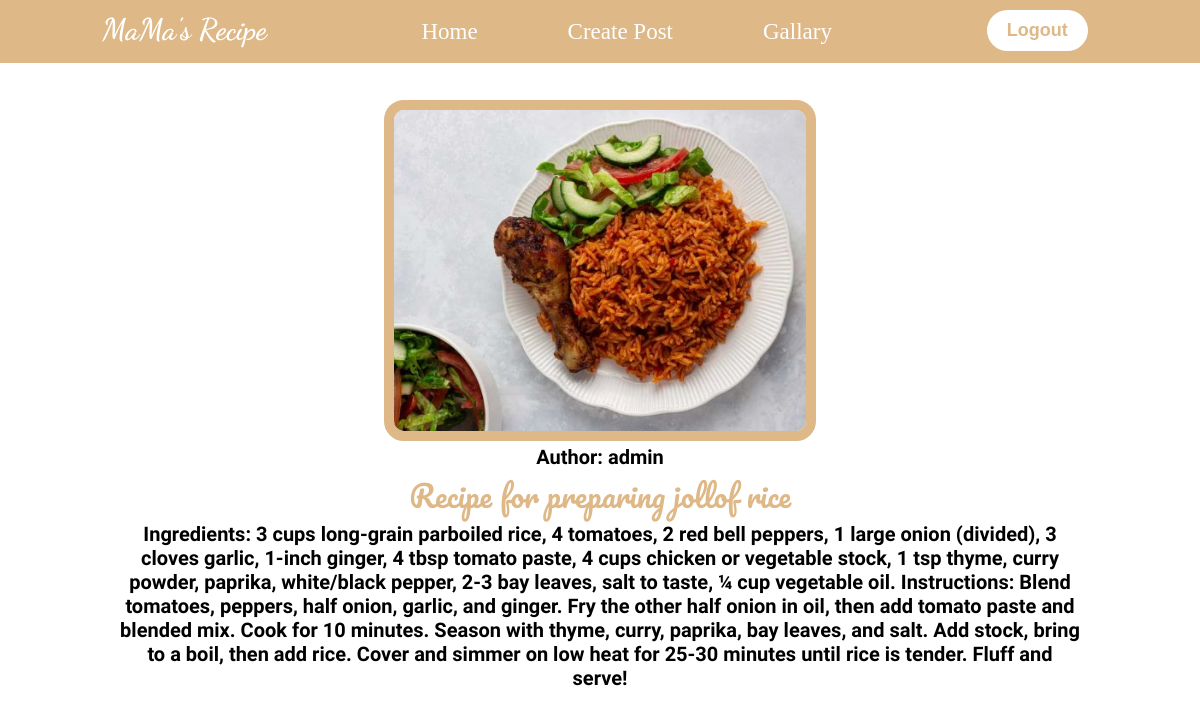
/post/2 (signed in), run on the app's committed database.
### blog/models.py (models this page shows, shortened)
class Post(models.Model):
    author = models.ForeignKey(User, on_delete=models.CASCADE)
    title = models.CharField(max_length=250)
    body = models.TextField()
    date_created = models.DateTimeField(auto_now=True)
    image = models.ImageField(default='default.jpg', blank=True)

### blog/views.py (the view)
# urls.py: path('post/<int:pk>', views.detailed_view.as_view(), name='post'),
class detailed_view(LoginRequiredMixin,DetailView):
    model = Post
    template_name = 'post.html'
    context_object_name = 'post'

### templates/post.html
{% extends "base.html" %}
{% block content %}
<section class="Detailed-post">
    <div class="dflex">
        <div class="flex-detail">
            <div class="det-img">
                <img src={{post.image.url}} alt="" >
            </div>
            <div class="det-text">
                <p class="a">Author: {{ post.author }}</p>
                <h2 class="b">{{ post.title }}</h2>
                <p class="c">{{ post.body }}
            </div>
        </div>
    </div>
</section>
{% endblock content %}

### static/Css/style.css (style rules this page uses)
* { margin: 0; padding: 0; box-sizing: border-box; }
body { margin-top: 60px; }
.Detailed-post { margin: auto; width: 80%; }
.dflex { margin-top: 100px; }
.det-img { text-align: center; }
.det-img img { width: 100%; border: 10px solid burlywood; border-radius: 20px; }
.det-text { text-align: center; }
.a, .c { font-size: 20px; font-family: "Oregano", cursive; font-weight: 600; font-style: normal; }
.b { font-family: "Pacifico", cursive; font-weight: 300; font-size: 30px; color: rgb(222, 184, 135); }
@media screen and (min-width:1000px) { .det-img img { width: 45%; } }
@media screen and (min-width:1000px) { .a, .b, .c { margin-bottom: 0px; } }

### data on the page
Post: image (picture), author "admin", title "Recipe for preparing jollof rice", body "Ingredients: 3 cups long-grain parboiled rice, 4 tomatoes, 2 red bell peppers, 1 large onion (divided), 3 cloves garlic, 1-inch ginger, 4 tbsp tomato paste, 4 cups chicken or vegetable stock, 1 tsp thyme, curry powder, paprika, white/black pepper, 2-3 bay leaves, salt to taste, ¼ cup vegetable oil. Instructions: Blend tomatoes, peppers, half onion, garlic, and ginger. Fry the other half onion in oil, then add tomato paste and blended mix. Cook for 10 minutes. Season with thyme, curry, paprika, bay leaves, and salt. Add stock, bring to a boil, then add rice. Cover and simmer on low heat for 25-30 minutes until rice is tender. Fluff and serve!"
